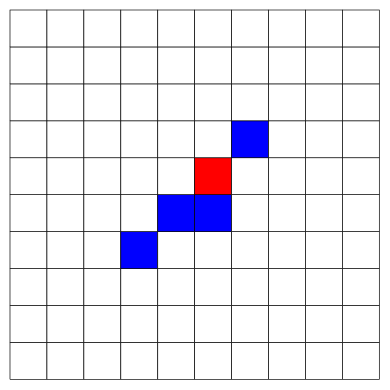

Source code (Python):
import numpy as np
import matplotlib.pyplot as plt
import matplotlib

cmap = matplotlib.colors.ListedColormap(["white", "red", "blue"], name="krgb", N=None)

cells = np.zeros((10, 10))

cells[5, 5] = 1
cells[4, 4] = 2
cells[4, 5] = 2
cells[3, 3] = 2
cells[6, 6] = 2
plt.pcolormesh(cells, cmap=cmap, edgecolors="k", linewidth=0.5)
ax = plt.gca()
plt.axis("off")
ax.set_aspect("equal")
plt.savefig("cells.pdf", dpi=600, bbox_inches="tight")
